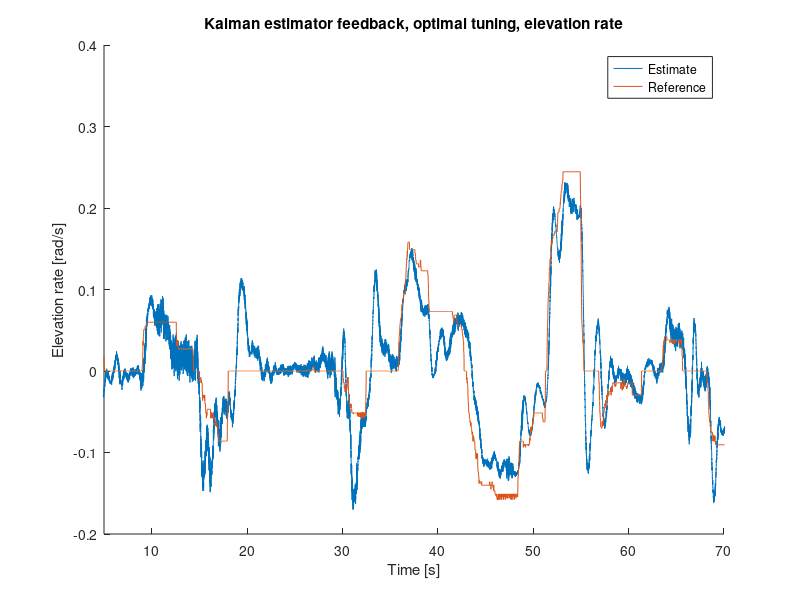

MATLAB code for this plot: (Note: this script raises an error after producing the figure.)
%% Just press f5 to run everything, and read the section that has something you need

% Press (ctrl+enter) to run the section your cursor is currently in ( Marked in yellow)
clear all
close all

%% Init one file
input = load('p4t5_kalman-feedback-optimal-tuning_e-dot-and-e-dot-c_vs-tilde-fix.mat');
plot_title = 'Kalman estimator feedback, optimal tuning, elevation rate';
file_name = 'p4t5_kalman-feedback-optimal-tuning_e_dot';
xaxis = 'Time [s]';
yaxis = 'Elevation rate [rad/s]';

time = input.ans(1,:);
setpoint = input.ans(3,:);
values = input.ans(2,:);
%values2 = input.ans(2,:);

time_start = 5;
time_end = 70;


% figure; % Calling figure => Plot/write in a new window
hold on
title(plot_title);
plot(time, setpoint);
plot(time, values);
%plot(time, values2);
xlim([time_start time_end]);


% Set desctiptions on the axis
xlabel(xaxis);
ylabel(yaxis);

lgd = legend('Estimate', 'Reference');
lgd.Location = 'southeast';
%lgd.Position(1:2) = [.7 .02];

%% Init multiple files
figure
input1 = load('p4tx_kalman-wrong-initialization-of-e-offset_e.mat');
input2 = load('p4tx_kalman-correct-initialization-of-e-offset_e.mat');
%input3 = load('p4t4_testing-disable-new-data_P_est_55and66.mat');
%input4 = load('p1t3_pole-placement-a=-1-b=2-with-elev_pitch-measurement_v1.mat');
plot_title = 'Effect of different choices of x\^(0)';
file_name = 'p4tx_correct-choice-of-x-est';
xaxis = 'Time [s]';
yaxis = 'Elevation [rad]';

time1 = input1.ans(1,:);
reference1 = input1.ans(2,:);
values1 = input1.ans(3,:);

time2 = input2.ans(1,:);
reference2 = input2.ans(2,:);
values2 = input2.ans(3,:);

% time3 = input3.ans(1,:);
% reference3 = input3.ans(2,:);
% values3 = input3.ans(3,:);

%time4 = input4.ans(1,:);
%reference4 = input4.ans(2,:);
%values3 = input3.ans(2,:);

time_start = 0;
time_end = 3;


% figure; % Calling figure => Plot/write in a new window
hold on
title(plot_title);

plot(time1, reference1);
plot(time1, values1);
plot(time2, reference2);
plot(time2, values2);
% plot(time3, reference3);
% plot(time3, values3);
%plot(time4, reference4);
% plot(time4, values4);
xlim([time_start time_end]);


% Set desctiptions on the axis
xlabel(xaxis);
ylabel(yaxis);

lg = legend('Encoder measurement, x\^(0) = 0', 'Kalman estimate, x\^(0) = 0', 'Encoder measurement, x\^(0) = e_{offset}', 'Kalman estimate, x\^(0) = e_{offset}');

%% Plot multiple plots in same figure
figure
input1 = load('p4t4_testing-disable-new-data_P_est_11and22.mat');
input2 = load('p4t4_testing-disable-new-data_P_est_33and44.mat');
input2 = load('p4t4_testing-disable-new-data_P_est_55and66.mat');
%input3 = load('p3t1_acc-and-enc-multiple-axis-transformed_travel.mat');
plot_title = 'Results with optimal tuning of L';
file_name = 'p3t4_conv-l-dot-corrected';

time1 = input1.ans(1,:);
reference1 = input1.ans(2,:);
values1 = input1.ans(3,:);

%reference1 = cumtrapz(time1, reference1);
%values1 = cumtrapz(time1, values1);

time2 = input2.ans(1,:);
reference2 = input2.ans(2,:);
values2 = input2.ans(3,:);

%reference2 = cumtrapz(time2, reference2);
%values2 = cumtrapz(time2, values2);

time3 = input3.ans(1,:);
reference3 = input3.ans(2,:);
values3 = input3.ans(3,:);

time_start = 0;
time_end = time1(end);



hold on

subplot(3,1,1);
p1 = plot(time1, reference1);
%p1.legend('Encoder measurement');
title(plot_title);
xaxis = 'Time [s]';
yaxis = '';
%xlabel(xaxis);
ylabel(yaxis);
time_start = 0; 
time_end = time_end;  
xlim([time_start time_end]);


subplot(3,1,2);
p2 = plot(time2, values2, 'g', time2, reference2);
%p2.legend('Encoder measurement', 'IMU measurement');
xaxis = 'Time [s]';
yaxis = '';
%xlabel(xaxis);
ylabel(yaxis);
xlim([time_start time_end]);


subplot(3,1,3);
h(:,3) = plot(time3, reference3, time3, values3);
xaxis = 'Time [s]';
yaxis = '';
xlabel(xaxis);
ylabel(yaxis);
xlim([time_start time_end]);

lg = legend('IMU measurement', 'IMU measurement corrected', 'Encoder measurement');
lg.Position(1:2) = [.6 .02];


%% Plot a lot of figures together
figure
input1 = load('p4t5_optimal-tuning_p.mat');
input2 = load('p4t5_optimal-tuning_p_dot.mat');
input3 = load('p4t5_optimal-tuning_e.mat');
input4 = load('p4t5_optimal-tuning_e_dot.mat');
input5 = load('p4t5_optimal-tuning_l.mat');
input6 = load('p4t5_optimal-tuning_l_dot.mat');

plot_title = 'Kalman estimates';
file_name = 'p4t5_optimal-kalman-tuning';

time1 = input1.ans(1,:);
est1 = input1.ans(2,:);
enc1 = input1.ans(3,:);

time2 = input2.ans(1,:);
est2 = input2.ans(2,:);
enc2 = input2.ans(3,:);

time3 = input3.ans(1,:);
est3 = input3.ans(2,:);
enc3 = input3.ans(3,:);

time4 = input4.ans(1,:);
est4 = input4.ans(2,:);
enc4 = input4.ans(3,:);

time5 = input5.ans(1,:);
est5 = input5.ans(2,:);
enc5 = input5.ans(3,:);

time6 = input6.ans(1,:);
est6 = input6.ans(2,:);
enc6 = input6.ans(3,:);

time_start = 5;
time_end = 40;


hold on

subplot(3,2,1);
p1 = plot(time1, est1, time1, enc1);
%title(plot_title);
xaxis = 'Time [s]';
yaxis = 'Pitch [rad]';
xlabel(xaxis);
ylabel(yaxis);
xlim([time_start time_end]);


subplot(3,2,2);
p2 = plot(time2, est2, time2, enc2);
xaxis = 'Time [s]';
yaxis = 'Pitch rate [rad/s]';
xlabel(xaxis);
ylabel(yaxis);
xlim([time_start time_end]);
ylim([-1,1]);


subplot(3,2,3);
p3 = plot(time3, est3, time3, enc3);
xaxis = 'Time [s]';
yaxis = 'Elevation [rad]';
xlabel(xaxis);
ylabel(yaxis);
xlim([time_start time_end]);

subplot(3,2,4);
p4 = plot(time4, est4, time4, enc4);
xaxis = 'Time [s]';
yaxis = 'Elevation rate [rad/s]';
xlabel(xaxis);
ylabel(yaxis);
xlim([time_start time_end]);

subplot(3,2,5);
p5 = plot(time5, est5, time5, enc5);
xaxis = 'Time [s]';
yaxis = 'Travel [rad/s]';
xlabel(xaxis);
ylabel(yaxis);
xlim([time_start time_end]);

subplot(3,2,6);
p5 = plot(time6, est6, time6, enc6);
xaxis = 'Time [s]';
yaxis = 'Travel rate [rad/s]';
xlabel(xaxis);
ylabel(yaxis);
xlim([time_start time_end]);

lg = legend('Encoder measurement', 'Kalman estimate');
lg.Position(1:2) = [.6 .02];


%% Plot only part of plot
time_start = 55; 
time_end = 75;  
xlim([time_start time_end]);


%% Legend
% Legend must come after you call plot()
% GIves a name to the plotted lines
%   
lgd = legend('Flying helicopter', 'Stationary helicopter'); 
lgd.Location = 'southeast';
%legend('Measured value, Q = 20'); 
hold off

%% Save plot
% TO save the current plot use:
    % print( filename, '-d'+ filename )
    % Use epsc instad of eps to get colours
print(file_name, '-djpeg');
print(file_name, '-depsc');
